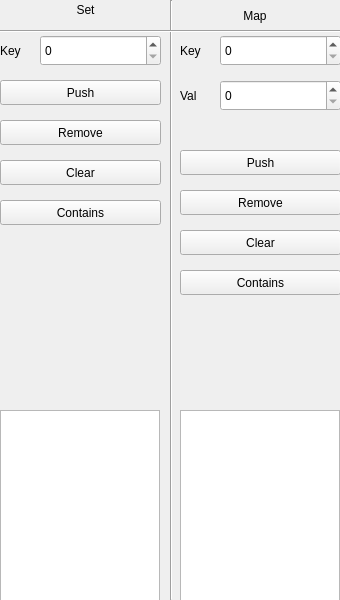
<?xml version="1.0" encoding="UTF-8"?>
<ui version="4.0">
 <class>MainWindow</class>
 <widget class="QMainWindow" name="MainWindow">
  <property name="geometry">
   <rect>
    <x>0</x>
    <y>0</y>
    <width>340</width>
    <height>600</height>
   </rect>
  </property>
  <property name="windowTitle">
   <string>MainWindow</string>
  </property>
  <widget class="QWidget" name="centralwidget">
   <widget class="QTextBrowser" name="textBrowser">
    <property name="geometry">
     <rect>
      <x>0</x>
      <y>410</y>
      <width>160</width>
      <height>192</height>
     </rect>
    </property>
    <property name="html">
     <string>&lt;!DOCTYPE HTML PUBLIC &quot;-//W3C//DTD HTML 4.0//EN&quot; &quot;http://www.w3.org/TR/REC-html40/strict.dtd&quot;&gt;
&lt;html&gt;&lt;head&gt;&lt;meta name=&quot;qrichtext&quot; content=&quot;1&quot; /&gt;&lt;meta charset=&quot;utf-8&quot; /&gt;&lt;style type=&quot;text/css&quot;&gt;
p, li { white-space: pre-wrap; }
hr { height: 1px; border-width: 0; }
li.unchecked::marker { content: &quot;\2610&quot;; }
li.checked::marker { content: &quot;\2612&quot;; }
&lt;/style&gt;&lt;/head&gt;&lt;body style=&quot; font-family:'Ubuntu'; font-size:11pt; font-weight:400; font-style:normal;&quot;&gt;
&lt;p style=&quot;-qt-paragraph-type:empty; margin-top:0px; margin-bottom:0px; margin-left:0px; margin-right:0px; -qt-block-indent:0; text-indent:0px;&quot;&gt;&lt;br /&gt;&lt;/p&gt;&lt;/body&gt;&lt;/html&gt;</string>
    </property>
   </widget>
   <widget class="Line" name="line">
    <property name="geometry">
     <rect>
      <x>170</x>
      <y>0</y>
      <width>3</width>
      <height>600</height>
     </rect>
    </property>
    <property name="orientation">
     <enum>Qt::Vertical</enum>
    </property>
   </widget>
   <widget class="QLabel" name="label">
    <property name="geometry">
     <rect>
      <x>0</x>
      <y>0</y>
      <width>171</width>
      <height>20</height>
     </rect>
    </property>
    <property name="text">
     <string>Set</string>
    </property>
    <property name="alignment">
     <set>Qt::AlignCenter</set>
    </property>
   </widget>
   <widget class="QSpinBox" name="spinBox">
    <property name="geometry">
     <rect>
      <x>40</x>
      <y>35</y>
      <width>121</width>
      <height>31</height>
     </rect>
    </property>
    <property name="maximum">
     <number>99999</number>
    </property>
   </widget>
   <widget class="Line" name="line_2">
    <property name="geometry">
     <rect>
      <x>0</x>
      <y>30</y>
      <width>810</width>
      <height>3</height>
     </rect>
    </property>
    <property name="orientation">
     <enum>Qt::Horizontal</enum>
    </property>
   </widget>
   <widget class="QLabel" name="label_2">
    <property name="geometry">
     <rect>
      <x>0</x>
      <y>30</y>
      <width>31</width>
      <height>41</height>
     </rect>
    </property>
    <property name="text">
     <string>Key</string>
    </property>
   </widget>
   <widget class="QPushButton" name="pushButton">
    <property name="geometry">
     <rect>
      <x>0</x>
      <y>80</y>
      <width>161</width>
      <height>25</height>
     </rect>
    </property>
    <property name="text">
     <string>Push</string>
    </property>
   </widget>
   <widget class="QPushButton" name="pushButton_2">
    <property name="geometry">
     <rect>
      <x>0</x>
      <y>120</y>
      <width>161</width>
      <height>25</height>
     </rect>
    </property>
    <property name="text">
     <string>Remove</string>
    </property>
   </widget>
   <widget class="QPushButton" name="pushButton_3">
    <property name="geometry">
     <rect>
      <x>0</x>
      <y>160</y>
      <width>161</width>
      <height>25</height>
     </rect>
    </property>
    <property name="text">
     <string>Clear</string>
    </property>
   </widget>
   <widget class="QPushButton" name="pushButton_4">
    <property name="geometry">
     <rect>
      <x>0</x>
      <y>200</y>
      <width>161</width>
      <height>25</height>
     </rect>
    </property>
    <property name="text">
     <string>Contains</string>
    </property>
   </widget>
   <widget class="QLabel" name="sc">
    <property name="geometry">
     <rect>
      <x>5</x>
      <y>240</y>
      <width>161</width>
      <height>20</height>
     </rect>
    </property>
    <property name="text">
     <string/>
    </property>
    <property name="alignment">
     <set>Qt::AlignCenter</set>
    </property>
   </widget>
   <widget class="QLabel" name="label_3">
    <property name="geometry">
     <rect>
      <x>170</x>
      <y>0</y>
      <width>170</width>
      <height>31</height>
     </rect>
    </property>
    <property name="text">
     <string>Map</string>
    </property>
    <property name="alignment">
     <set>Qt::AlignCenter</set>
    </property>
   </widget>
   <widget class="QTextBrowser" name="textBrowser_2">
    <property name="geometry">
     <rect>
      <x>180</x>
      <y>410</y>
      <width>160</width>
      <height>192</height>
     </rect>
    </property>
    <property name="html">
     <string>&lt;!DOCTYPE HTML PUBLIC &quot;-//W3C//DTD HTML 4.0//EN&quot; &quot;http://www.w3.org/TR/REC-html40/strict.dtd&quot;&gt;
&lt;html&gt;&lt;head&gt;&lt;meta name=&quot;qrichtext&quot; content=&quot;1&quot; /&gt;&lt;meta charset=&quot;utf-8&quot; /&gt;&lt;style type=&quot;text/css&quot;&gt;
p, li { white-space: pre-wrap; }
hr { height: 1px; border-width: 0; }
li.unchecked::marker { content: &quot;\2610&quot;; }
li.checked::marker { content: &quot;\2612&quot;; }
&lt;/style&gt;&lt;/head&gt;&lt;body style=&quot; font-family:'Ubuntu'; font-size:11pt; font-weight:400; font-style:normal;&quot;&gt;
&lt;p style=&quot;-qt-paragraph-type:empty; margin-top:0px; margin-bottom:0px; margin-left:0px; margin-right:0px; -qt-block-indent:0; text-indent:0px;&quot;&gt;&lt;br /&gt;&lt;/p&gt;&lt;/body&gt;&lt;/html&gt;</string>
    </property>
   </widget>
   <widget class="QLabel" name="label_4">
    <property name="geometry">
     <rect>
      <x>180</x>
      <y>30</y>
      <width>31</width>
      <height>41</height>
     </rect>
    </property>
    <property name="text">
     <string>Key</string>
    </property>
   </widget>
   <widget class="QSpinBox" name="spinBox_2">
    <property name="geometry">
     <rect>
      <x>220</x>
      <y>35</y>
      <width>121</width>
      <height>31</height>
     </rect>
    </property>
    <property name="maximum">
     <number>99999</number>
    </property>
   </widget>
   <widget class="QPushButton" name="pushButton_5">
    <property name="geometry">
     <rect>
      <x>180</x>
      <y>190</y>
      <width>161</width>
      <height>25</height>
     </rect>
    </property>
    <property name="text">
     <string>Remove</string>
    </property>
   </widget>
   <widget class="QPushButton" name="pushButton_6">
    <property name="geometry">
     <rect>
      <x>180</x>
      <y>270</y>
      <width>161</width>
      <height>25</height>
     </rect>
    </property>
    <property name="text">
     <string>Contains</string>
    </property>
   </widget>
   <widget class="QLabel" name="sc_2">
    <property name="geometry">
     <rect>
      <x>185</x>
      <y>310</y>
      <width>161</width>
      <height>20</height>
     </rect>
    </property>
    <property name="text">
     <string/>
    </property>
    <property name="alignment">
     <set>Qt::AlignCenter</set>
    </property>
   </widget>
   <widget class="QPushButton" name="pushButton_7">
    <property name="geometry">
     <rect>
      <x>180</x>
      <y>150</y>
      <width>161</width>
      <height>25</height>
     </rect>
    </property>
    <property name="text">
     <string>Push</string>
    </property>
   </widget>
   <widget class="QPushButton" name="pushButton_8">
    <property name="geometry">
     <rect>
      <x>180</x>
      <y>230</y>
      <width>161</width>
      <height>25</height>
     </rect>
    </property>
    <property name="text">
     <string>Clear</string>
    </property>
   </widget>
   <widget class="QLabel" name="label_5">
    <property name="geometry">
     <rect>
      <x>180</x>
      <y>75</y>
      <width>31</width>
      <height>41</height>
     </rect>
    </property>
    <property name="text">
     <string>Val</string>
    </property>
   </widget>
   <widget class="QSpinBox" name="spinBox_3">
    <property name="geometry">
     <rect>
      <x>220</x>
      <y>80</y>
      <width>121</width>
      <height>31</height>
     </rect>
    </property>
    <property name="maximum">
     <number>99999999</number>
    </property>
   </widget>
  </widget>
 </widget>
 <resources/>
 <connections/>
</ui>
